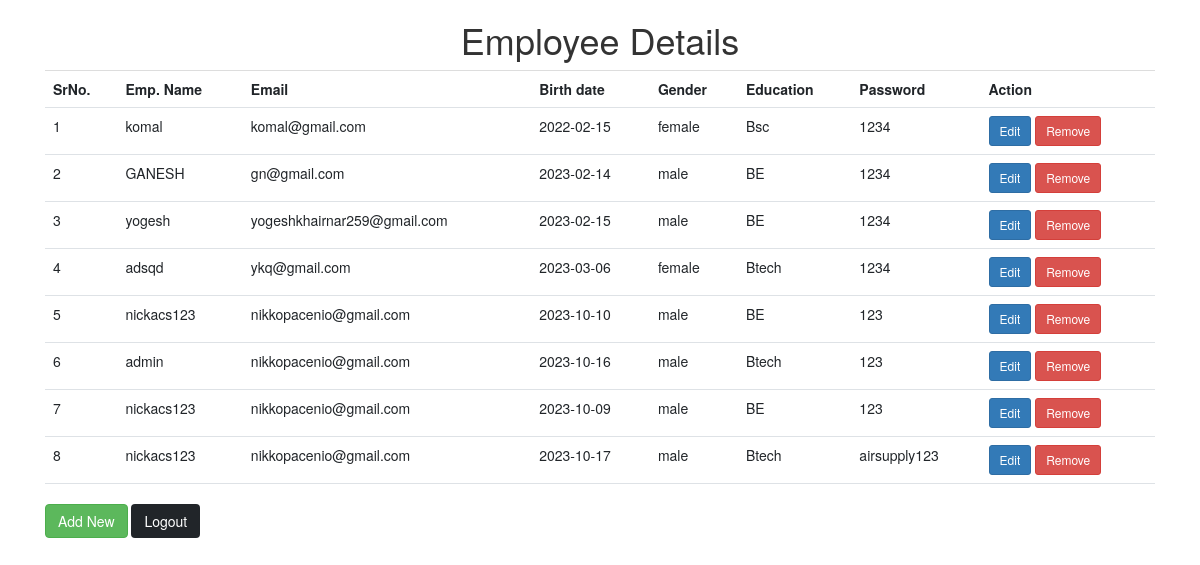
The app's page /Dashboard/ (signed in) with its own data.
### Myapp/models.py (models this page shows)
class Employee(models.Model):
    ename = models.CharField(max_length=100)
    email = models.EmailField(max_length=100)
    Birth_date = models.CharField(max_length=100)
    gender = models.CharField(max_length=10)
    education = models.CharField(max_length=100)
    password = models.CharField(max_length=10)

### Myapp/views.py (the view)
# urls.py: path('Dashboard/',views.Dashboard),
def Dashboard(request):
    if('email' in request.session ):
        data = Employee.objects.all()
        print("data")
        print(request.session['email'])
        return render(request,'Dashboard.html',{"data":data})
    else:
        return redirect(Login)

### Myapp/templates/Dashboard.html (shortened to what this page needs)
{% extends "Homepage.html" %}
{% block content %}
<link rel="stylesheet" href="https://maxcdn.bootstrapcdn.com/bootstrap/3.3.7/css/bootstrap.min.css">
<div class="container">
    <div>
<table class="table">
    <h1 align="center">Employee Details</h1>
    <tr>
        <th>SrNo.</th><th>Emp. Name</th><th>Email</th><th>Birth date</th><th>Gender</th><th>Education</th><th>Password</th><th>Action</th>
    </tr>
    {%for emp in data%}
    <form id="myform{{emp.id}}">
    <tr><td>{{forloop.counter}}</td><td><input type="hidden" name="empid" value="{{emp.id}}">{{emp.ename}}</td><td>{{emp.email}}</td><td>{{emp.Birth_date}}</td><td>{{emp.gender}}</td><td>{{emp.education}}</td><td>{{emp.password}}</td>
        <td><button type="button" class="btn btn-primary btn-sm" data-bs-toggle="modal" data-bs-target="#myModal" onclick="Edit('{{emp.id}}','{{emp.ename}}','{{emp.email}}','{{emp.Birth_date}}','{{emp.gender}}','{{emp.education}}','{{emp.password}}')">Edit</button>
            <button class="btn btn-danger btn-sm" onclick="Remove('myform{{emp.id}}')">Remove</button></td></tr>
        </form>
        {%endfor%}
</table>
        <a class="btn btn-success" href="\">Add New</a>
        {%if 'email' in request.session%}
        <a href="/Logout" class="btn btn-dark">Logout</a>{%endif%}
    </div>
    </div>
{%endblock%}

### Myapp/templates/Homepage.html (shortened to what this page needs)
<!DOCTYPE html>
<html lang="en">
<head>
    <link href="https://cdn.jsdelivr.net/npm/bootstrap@5.0.2/dist/css/bootstrap.min.css" rel="stylesheet">
</head>
{% block content %}{%endblock%}
</html>

### records on screen
Employee: ename "komal", email "komal@gmail.com", Birth_date "2022-02-15", gender "female", education "Bsc", password "1234"
Employee: ename "GANESH", email "gn@gmail.com", Birth_date "2023-02-14", gender "male", education "BE", password "1234"
Employee: ename "yogesh", email "yogeshkhairnar259@gmail.com", Birth_date "2023-02-15", gender "male", education "BE", password "1234"
Employee: ename "adsqd", email "ykq@gmail.com", Birth_date "2023-03-06", gender "female", education "Btech", password "1234"
Employee: ename "nickacs123", email "nikkopacenio@gmail.com", Birth_date "2023-10-10", gender "male", education "BE", password "123"
Employee: ename "admin", email "nikkopacenio@gmail.com", Birth_date "2023-10-16", gender "male", education "Btech", password "123"
Employee: ename "nickacs123", email "nikkopacenio@gmail.com", Birth_date "2023-10-09", gender "male", education "BE", password "123"
Employee: ename "nickacs123", email "nikkopacenio@gmail.com", Birth_date "2023-10-17", gender "male", education "Btech", password "airsupply123"
